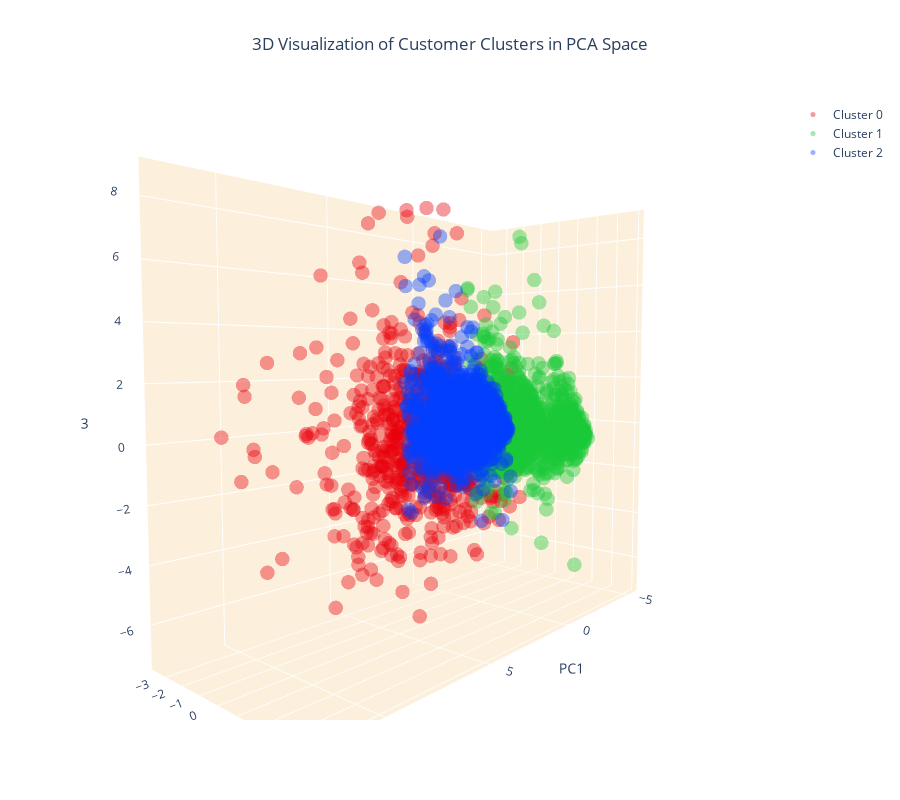

The cell this chart's notebook holds for it:
### Code cell
# Create separate data frames for each cluster
cluster_0 = customer_data_pca[customer_data_pca['cluster'] == 0]
cluster_1 = customer_data_pca[customer_data_pca['cluster'] == 1]
cluster_2 = customer_data_pca[customer_data_pca['cluster'] == 2]

# Create a 3D scatter plot
fig = go.Figure()

# Add data points for each cluster separately and specify the color
fig.add_trace(go.Scatter3d(x=cluster_0['PC1'], y=cluster_0['PC2'], z=cluster_0['PC3'], 
                           mode='markers', marker=dict(color=colors[0], size=5, opacity=0.4), name='Cluster 0'))
fig.add_trace(go.Scatter3d(x=cluster_1['PC1'], y=cluster_1['PC2'], z=cluster_1['PC3'], 
                           mode='markers', marker=dict(color=colors[1], size=5, opacity=0.4), name='Cluster 1'))
fig.add_trace(go.Scatter3d(x=cluster_2['PC1'], y=cluster_2['PC2'], z=cluster_2['PC3'], 
                           mode='markers', marker=dict(color=colors[2], size=5, opacity=0.4), name='Cluster 2'))

# Set the title and layout details
fig.update_layout(
    title=dict(text='3D Visualization of Customer Clusters in PCA Space', x=0.5),
    scene=dict(
        xaxis=dict(backgroundcolor="#fcf0dc", gridcolor='white', title='PC1'),
        yaxis=dict(backgroundcolor="#fcf0dc", gridcolor='white', title='PC2'),
        zaxis=dict(backgroundcolor="#fcf0dc", gridcolor='white', title='PC3'),
    ),
    width=900,
    height=800
)

# Show the plot
fig.show()

### Figure 1 — Plotly figure (JSON) as saved in the notebook; plotly's stock layout.template omitted (floating-point values rounded to 4 significant figures; data arrays with more than 128 entries replaced by an {"elided": "..."} marker saying what was removed)
{"data": [{"marker": {"color": "#e8000b", "opacity": 0.4, "size": 5}, "mode": "markers", "name": "Cluster 0", "type": "scatter3d", "x": {"elided": "736 float values"}, "y": {"elided": "736 float values"}, "z": {"elided": "736 float values"}}, {"marker": {"color": "#1ac938", "opacity": 0.4, "size": 5}, "mode": "markers", "name": "Cluster 1", "type": "scatter3d", "x": {"elided": "1656 float values"}, "y": {"elided": "1656 float values"}, "z": {"elided": "1656 float values"}}, {"marker": {"color": "#023eff", "opacity": 0.4, "size": 5}, "mode": "markers", "name": "Cluster 2", "type": "scatter3d", "x": {"elided": "1675 float values"}, "y": {"elided": "1675 float values"}, "z": {"elided": "1675 float values"}}], "layout": {"height": 800, "scene": {"aspectmode": "auto", "aspectratio": {"x": 1.366, "y": 0.5978, "z": 1.225}, "camera": {"center": {"x": 0, "y": 0, "z": 0}, "eye": {"x": 1.561, "y": 1.387, "z": 0.144}, "projection": {"type": "perspective"}, "up": {"x": 0, "y": 0, "z": 1}}, "xaxis": {"backgroundcolor": "#fcf0dc", "gridcolor": "white", "title": {"text": "PC1"}, "type": "linear"}, "yaxis": {"backgroundcolor": "#fcf0dc", "gridcolor": "white", "title": {"text": "PC2"}, "type": "linear"}, "zaxis": {"backgroundcolor": "#fcf0dc", "gridcolor": "white", "title": {"text": "PC3"}, "type": "linear"}}, "title": {"text": "3D Visualization of Customer Clusters in PCA Space", "x": 0.5}, "width": 900}}
